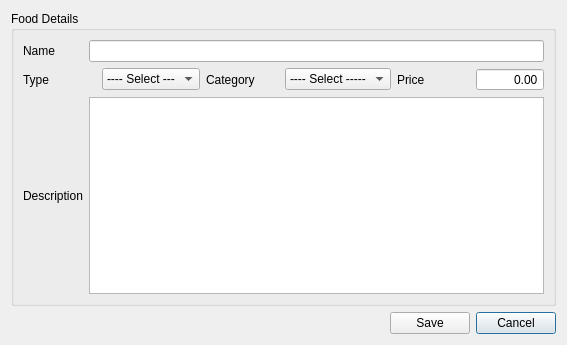
<?xml version="1.0" encoding="UTF-8"?>
<ui version="4.0">
 <class>AddFoods</class>
 <widget class="QDialog" name="AddFoods">
  <property name="geometry">
   <rect>
    <x>0</x>
    <y>0</y>
    <width>567</width>
    <height>345</height>
   </rect>
  </property>
  <property name="windowTitle">
   <string>Add foods</string>
  </property>
  <property name="windowIcon">
   <iconset>
    <normaloff>icons/1428287867_food.png</normaloff>icons/1428287867_food.png</iconset>
  </property>
  <layout class="QVBoxLayout" name="verticalLayout">
   <item>
    <widget class="QGroupBox" name="groupBox">
     <property name="sizePolicy">
      <sizepolicy hsizetype="MinimumExpanding" vsizetype="MinimumExpanding">
       <horstretch>0</horstretch>
       <verstretch>0</verstretch>
      </sizepolicy>
     </property>
     <property name="styleSheet">
      <string notr="true"/>
     </property>
     <property name="title">
      <string>Food Details</string>
     </property>
     <layout class="QVBoxLayout" name="verticalLayout_3">
      <item>
       <layout class="QVBoxLayout" name="verticalLayout_2">
        <item>
         <layout class="QGridLayout" name="gridLayout">
          <item row="0" column="0">
           <widget class="QLabel" name="label">
            <property name="minimumSize">
             <size>
              <width>60</width>
              <height>0</height>
             </size>
            </property>
            <property name="text">
             <string>Name</string>
            </property>
           </widget>
          </item>
          <item row="0" column="1">
           <widget class="QLineEdit" name="foodName"/>
          </item>
         </layout>
        </item>
        <item>
         <layout class="QGridLayout" name="gridLayout_2">
          <item row="0" column="3">
           <widget class="QComboBox" name="category">
            <property name="sizePolicy">
             <sizepolicy hsizetype="Fixed" vsizetype="Fixed">
              <horstretch>0</horstretch>
              <verstretch>0</verstretch>
             </sizepolicy>
            </property>
            <property name="minimumSize">
             <size>
              <width>90</width>
              <height>0</height>
             </size>
            </property>
            <item>
             <property name="text">
              <string>---- Select -----</string>
             </property>
            </item>
            <item>
             <property name="text">
              <string>Cold</string>
             </property>
            </item>
            <item>
             <property name="text">
              <string>Hot</string>
             </property>
            </item>
            <item>
             <property name="text">
              <string>Breakfast</string>
             </property>
            </item>
            <item>
             <property name="text">
              <string>Lunch</string>
             </property>
            </item>
            <item>
             <property name="text">
              <string>Dinner</string>
             </property>
            </item>
            <item>
             <property name="text">
              <string>Dinner</string>
             </property>
            </item>
            <item>
             <property name="text">
              <string>Snacks</string>
             </property>
            </item>
           </widget>
          </item>
          <item row="0" column="2">
           <widget class="QLabel" name="label_3">
            <property name="minimumSize">
             <size>
              <width>60</width>
              <height>0</height>
             </size>
            </property>
            <property name="text">
             <string>Category</string>
            </property>
           </widget>
          </item>
          <item row="0" column="4">
           <widget class="QLabel" name="label_5">
            <property name="minimumSize">
             <size>
              <width>60</width>
              <height>0</height>
             </size>
            </property>
            <property name="text">
             <string>Price</string>
            </property>
           </widget>
          </item>
          <item row="0" column="5">
           <widget class="QDoubleSpinBox" name="price">
            <property name="sizePolicy">
             <sizepolicy hsizetype="Fixed" vsizetype="Fixed">
              <horstretch>0</horstretch>
              <verstretch>0</verstretch>
             </sizepolicy>
            </property>
            <property name="minimumSize">
             <size>
              <width>50</width>
              <height>0</height>
             </size>
            </property>
            <property name="alignment">
             <set>Qt::AlignRight|Qt::AlignTrailing|Qt::AlignVCenter</set>
            </property>
            <property name="buttonSymbols">
             <enum>QAbstractSpinBox::NoButtons</enum>
            </property>
            <property name="maximum">
             <double>999999999999.000000000000000</double>
            </property>
           </widget>
          </item>
          <item row="0" column="0">
           <widget class="QLabel" name="label_2">
            <property name="minimumSize">
             <size>
              <width>60</width>
              <height>0</height>
             </size>
            </property>
            <property name="text">
             <string>Type</string>
            </property>
           </widget>
          </item>
          <item row="0" column="1">
           <widget class="QComboBox" name="type">
            <property name="sizePolicy">
             <sizepolicy hsizetype="Fixed" vsizetype="Fixed">
              <horstretch>0</horstretch>
              <verstretch>0</verstretch>
             </sizepolicy>
            </property>
            <property name="minimumSize">
             <size>
              <width>90</width>
              <height>0</height>
             </size>
            </property>
            <item>
             <property name="text">
              <string>---- Select ---</string>
             </property>
            </item>
            <item>
             <property name="text">
              <string>Drinks</string>
             </property>
            </item>
            <item>
             <property name="text">
              <string>Veg</string>
             </property>
            </item>
            <item>
             <property name="text">
              <string>Non-Veg</string>
             </property>
            </item>
           </widget>
          </item>
         </layout>
        </item>
        <item>
         <layout class="QGridLayout" name="gridLayout_3">
          <item row="0" column="0">
           <widget class="QLabel" name="label_4">
            <property name="minimumSize">
             <size>
              <width>60</width>
              <height>0</height>
             </size>
            </property>
            <property name="text">
             <string>Description</string>
            </property>
           </widget>
          </item>
          <item row="0" column="1">
           <widget class="QTextEdit" name="desc"/>
          </item>
         </layout>
        </item>
       </layout>
      </item>
     </layout>
    </widget>
   </item>
   <item>
    <layout class="QGridLayout" name="gridLayout_4">
     <item row="0" column="2">
      <widget class="QPushButton" name="cancelAddFood">
       <property name="text">
        <string>Cancel</string>
       </property>
      </widget>
     </item>
     <item row="0" column="1">
      <widget class="QPushButton" name="saveBtn">
       <property name="text">
        <string>Save</string>
       </property>
      </widget>
     </item>
     <item row="0" column="0">
      <spacer name="horizontalSpacer">
       <property name="orientation">
        <enum>Qt::Horizontal</enum>
       </property>
       <property name="sizeHint" stdset="0">
        <size>
         <width>40</width>
         <height>20</height>
        </size>
       </property>
      </spacer>
     </item>
    </layout>
   </item>
  </layout>
 </widget>
 <tabstops>
  <tabstop>category</tabstop>
  <tabstop>foodName</tabstop>
  <tabstop>desc</tabstop>
 </tabstops>
 <resources/>
 <connections/>
</ui>
